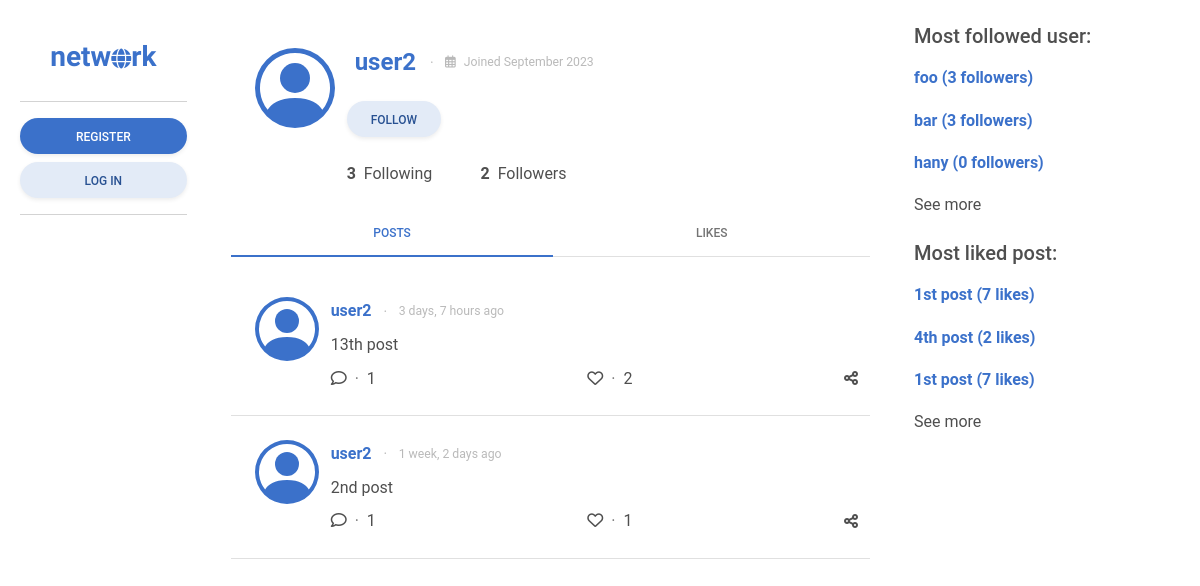
Screenshot of /profile/user2 with the database file from the repository.
### network/models.py (models this page shows, shortened)
class User(AbstractUser):
    pass
    date_joined = models.DateTimeField(auto_now_add=True)
    following = models.ManyToManyField("self", blank=True, related_name="followers", symmetrical=False)
    def num_of_following(self):
        return len(self.following.all())
    def num_of_followers(self):
        return len(self.followers.all())

class Post(models.Model):
    content = models.CharField(max_length=255)
    poster = models.ForeignKey(User, on_delete=models.CASCADE, related_name="posts")
    likers = models.ManyToManyField(User, blank=True, related_name="likes")
    date_posted = models.DateTimeField(auto_now_add=True)
    edited = models.BooleanField(default=False)
    def num_of_likes(self):
        return len(self.likers.all())
    def num_of_comments(self):
        return len(self.comments.all())
    class Meta:
        ordering = ["-date_posted"]

class Comment(models.Model):
    main_post = models.ForeignKey(Post, on_delete=models.SET_DEFAULT, default="Post deleted.", related_name="comments")
    comment = models.CharField(max_length=255)
    commenter = models.ForeignKey(User, on_delete=models.CASCADE, related_name="commenter")
    commented = models.DateTimeField(auto_now_add=True)
    class Meta:
        ordering = ["-commented"]

### network/views.py (the view)
# urls.py: path("profile/<str:user>", views.profile, name="profile"),
def profile(request, user):
    most_followed_users = User.objects.all().order_by('-following')
    most_liked_posts = Post.objects.all().order_by("-likers")
    profile = User.objects.get(username=user)
    profile_posts = Post.objects.filter(poster=profile)
    profile_likes = Post.objects.filter(likers=profile)
    return render(request, "network/profile.html", {
        "most_followed_users": most_followed_users,
        "most_liked_posts": most_liked_posts,
        "profile": profile,
        "posts": profile_posts,
        "liked_posts": profile_likes,
    })

### network/templates/network/profile.html (shortened to what this page needs)
{% extends "network/layout.html" %}
{% block body %}
{% include "network/sidebar_left.html" %}
<div class="col-lg-7 col-md-6 col-sm-9">
    <div class="overflow-auto px-3" style="max-height:100vh;">
            <div class="pt-4 bg-white">
                {% include "network/profile_info.html" with profile=profile %}
            </div>
        <div class="sticky-top">
            <ul class="nav nav-tabs nav-fill mb-3 border-bottom" id="ex1" role="tablist">
                <li class="nav-item transparan" role="presentation">
                    <a class="nav-link active" id="posts_tab" data-mdb-toggle="tab" href="#all_posts" role="tab"
                        aria-controls="ex2-tabs-1" aria-selected="true">Posts</a>
                </li>
                <li class="nav-item transparan" role="presentation">
                    <a class="nav-link" id="likes_tab" data-mdb-toggle="tab" href="#all_likes" role="tab"
                        aria-controls="ex2-tabs-2" aria-selected="false">Likes</a>
                </li>
            </ul>
        </div>
        <div class="tab-content" id="ex2-content">
            <div class="tab-pane fade show active mb-4" id="all_posts" role="tabpanel" aria-labelledby="posts_tab">
                {% include "network/posts.html" with posts=posts %}
            </div>
        </div>
    </div>
</div>
{% include "network/sidebar_right.html" %}
{% endblock %}

### network/templates/network/profile_info.html (shortened to what this page needs)
<div class="container p-0">
    <div class="row p-4">
        <a href="{% url 'profile' user=profile.username %}" class="col-auto">
        </a>
        <div class="col p-0">
            <div class="d-flex justify-content-between mx-2">
                <div>
                    <a href="{% url 'profile' user=profile.username %}" class="h4 fw-bold text-decoration-none align-middle">
                        {{ profile.username }}
                    </a>
                    <span class="small text-muted opacity-50 align-middle">
                        <span class="align-middle mx-2">&#183;</span>
                        <span class="small align-middle"><i class="fa-regular fa-calendar-days me-2"></i>Joined {{profile.date_joined.date|date:"F Y"}}</span>
                    </span>
                </div>
            </div>
            <div>
                {% if not user.is_authenticated %}
                <button class="btn btn-secondary btn-rounded shadow-sm my-4" role="button" data-mdb-toggle="modal" data-mdb-target="#follow">
                    Follow
                </button>
                {% else %}
                <div class="my-3"></div>
                {% endif %}
            </div>
            <div class="row">
                <div class="col-3" role="button" data-mdb-toggle="modal" data-mdb-target="#following_{{ profile.id }}">
                    <span class="fw-bold me-1">{{ profile.num_of_following }}</span> Following
                </div>
                <div class="col-3" role="button" data-mdb-toggle="modal" data-mdb-target="#followers_{{ profile.id }}">
                    <span class="fw-bold me-1">{{ profile.num_of_followers }}</span> Followers
                </div>
            </div>
        </div>
    </div>
</div>

### network/templates/network/posts.html (shortened to what this page needs)
{% load humanize %}
{% if not posts %}
<div class="container p-0">
    <h3 class="text-center p-3">No posts yet.</h3>
</div>
{% else %}
{% for post in posts %}
<div class="container p-0 border-bottom">
    <div class="row p-4">
        <a href="{% url 'profile' user=post.poster.username %}" class="col-auto">
        </a>
        <div class="col p-0">
            <div class="d-flex justify-content-between align-items-center">
                <div>
                    <a href="{% url 'profile' user=post.poster.username %}" class="fw-bold text-decoration-none align-middle">
                        {{ post.poster.username }}
                    </a>
                    <span class="small text-muted opacity-50 align-middle">
                        <span class="mx-2 align-middle">&#183;</span>
                        <span class="small align-middle">{{ post.date_posted|naturaltime }}</span>
                    </span>
                </div>
            </div>
            <div class="my-2">{{ post.content }}</div>
            <div class="d-flex justify-content-between align-items-center">
                <div>
                    <i class="fa-regular fa-comment" role="button" data-mdb-toggle="modal" data-mdb-target="#comment_modal_{{ post.id }}"></i>
                    <span class="mx-1 text-muted">&#183;</span>
                    <span role="button" data-mdb-toggle="modal" data-mdb-target="#comment_list_modal_{{ post.id }}">
                        {% if post.num_of_comments %}
                        {{ post.num_of_comments }}
                        {% else %}
                        0
                        {% endif %}
                    </span>
                </div>
                <div>
                    <i
                        {% if user.is_authenticated and user in post.likers.all %}
                        class="fa-solid fa-heart"
                        {% elif user.is_authenticated %}
                        class="fa-regular fa-heart"
                        {% else %}
                        class="fa-regular fa-heart" role="button" data-mdb-toggle="modal" data-mdb-target="#like_post_{{ post.id }}"
                        {% endif %}
                        >
                    </i>
                    <span class="mx-1 text-muted">&#183;</span>
                    <span role="button" data-mdb-toggle="modal" data-mdb-target="#likers_modal_{{ post.id }}">
                        {% if post.num_of_likes %}
                        {{ post.num_of_likes }}
                        {% else %}
                        0
                        {% endif %}
                    </span>
                </div>
                <i class="fa-solid fa-share-nodes"></i>
            </div>
        </div>
    </div>
</div>
{% endfor %}
{% endif %}

### network/templates/network/sidebar_right.html (shortened to what this page needs)
<div class="px-3 d-sm-none d-none d-md-block col-lg-3 col-md-3 my-4 ">
    <div class="h5">Most followed user:</div>
    <ul class="list-group list-group-light list-group-small mb-3">
        {% for user in most_followed_users|slice:":3" %}
        <li class="list-group-item border-0">
            <a href="{% url 'profile' user=user.username %}" class="fw-bold text-decoration-none align-middle">
                {{ user.username }} ({{user.num_of_followers}} followers)
            </a>
        </li>
        {% endfor %}
        <li class="list-group-item border-0" role="button" data-mdb-toggle="modal" data-mdb-target="#most_followed_users">
            See more
        </li>
    </ul>
    <div class="h5">Most liked post:</div>
    <ul class="list-group list-group-light list-group-small mb-3">
        {% for post in most_liked_posts|slice:":3" %}
        <li class="list-group-item border-0">
            <a href="{% url 'profile' user=post.poster.username %}" class="fw-bold text-decoration-none align-middle">
                {{ post.content }} ({{ post.num_of_likes }} likes)
            </a>
        </li>
        {% endfor %}
        <li class="list-group-item border-0" role="button" data-mdb-toggle="modal" data-mdb-target="#most_liked_posts">See more</li>
    </ul>
</div>

### network/static/network/styles.css (style rules this page uses)
.transparan { background: rgba(255, 255, 255, 0.75); backdrop-filter: blur(2px); }

### rows the page displays
User: username "user2", date_joined "September 2023", num_of_following "3", num_of_followers "2"
Post: poster.username "user2", date_posted "3 days, 7 hours ago", content "13th post", num_of_comments "1", num_of_likes "2"
Post: poster.username "user2", date_posted "1 week, 2 days ago", content "2nd post", num_of_comments "1", num_of_likes "1"
User: username "foo", num_of_followers "3"
User: username "bar", num_of_followers "3"
User: username "hany", num_of_followers "0"
Post: content "1st post", num_of_likes "7"
Post: content "4th post", num_of_likes "2"
